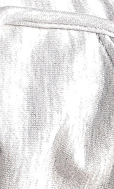
#> input picture testImage/test00.png, 114 x 189 px; its folder holds only this picture in this run
$ python main.py
#> lines starting #> are read from the running program, lines starting #| are printed output that depends on the picture
### bImage.py
class bImage():
    def __init__(self,path,x,y,index):
        self.path=path
        self.x=x
        self.y=y
        #分组id
        self.index=index

### main.py
from bImage import bImage
import PIL.Image as Image
from bImage import bImage
import random
import os
# 合并图片的款高
iWidth = 800
iHeight = 600
savePath = r"C:\Users\lsk\Desktop\bimages"
# 分组标识
indexx = 0
# 图片间隙
clearance = 5


def getImageList(sourcePath):
#> called with sourcePath = './testImage'
    imageList = []
    fileList = os.listdir(sourcePath)
    for file in fileList:
        if(file.lower().endswith(('.bmp',  '.png', '.jpg', '.jpeg'))):
            imgPath = sourcePath+"//"+file
            from_image = Image.open(imgPath)
#> from_image is the input picture: PIL image 114x189 RGB; mean R, G, B 229.5, 227.9, 228
            img = {}
            img["path"] = imgPath
            img["width"] = from_image.size[0]
            img["height"] = from_image.size[1]
            img["intName"] = img['width']*img['height']
            imageList.append(img)
    return imageList

#二叉树横向排列图片并分组
def beeTreeWidth(imageList, bImageList, x, y, indexx, hhh, www):
    for idata in imageList:
        width = idata['width']+clearance
        height = idata['height']+clearance
        x1 = x + width
        y1 = y + height
        if x1 <= www and y1 <= hhh:
            bimg = bImage(idata['path'], x, y, indexx)
            bImageList.append(bimg)
            imageList.remove(idata)
            x2 = x
            y2 = y1
            bImageList = beeTreeWidth(imageList, bImageList,
                                 x2, y2, indexx, hhh, www)
            x3 = x1
            y3 = y
            bImageList = beeTreeWidth(imageList, bImageList,
                                 x3, y3, indexx, y1, www)
            break
    return bImageList


def takeSecond(elem):
    return elem['intName']


def hebingImage(issort=1, imageList1=[], savePath=savePath):
    # 根据图片面积排序
#> called with issort = 1, savePath = './newImage'
    if issort == 1:
        imageList1.sort(key=takeSecond, reverse=True)
    if issort == 0:
        imageList1.sort(key=takeSecond, reverse=False)
    bImageList = []
    global indexx
    while len(imageList1) > 0:
        bImageList = beeTreeWidth(imageList1, bImageList, 0,
                             0, indexx, iHeight, iWidth)
        indexx += 1
#> after the loop, indexx = 1
    bImageListList = {}
    for bimg in bImageList:
        bImageList1 = []
        if bimg.index in bImageListList.keys():
            bImageList1 = bImageListList[bimg.index]
        bImageList1.append(bimg)
        bImageListList[bimg.index] = bImageList1
    print(len(bImageListList))
#| 1

    for index in bImageListList.keys():
        bImageList2 = bImageListList[index]
        to_image = Image.new('RGBA', (iWidth, iHeight))
#> to_image: PIL image 800x600 RGBA; every value is 0
        #  ,random_color())  # 创建一个新图
        for bimg in bImageList2:
            from_image = Image.open(bimg.path).convert("RGBA")
#> from_image: PIL image 114x189 RGBA
            width = from_image.size[0]
#> width = 114
            height = from_image.size[1]
#> height = 189
            from_image1 = Image.new(
                'RGBA', (width, height), random_color())  # 创建一个新图
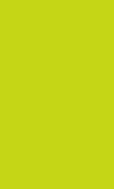
#> from_image1: PIL image 114x189 RGBA; mean R, G, B, A 197, 215, 20, 255
            from_image1.alpha_composite(from_image, (0, 0))
            from_image = from_image1
            to_image.alpha_composite(from_image, (bimg.x, bimg.y))
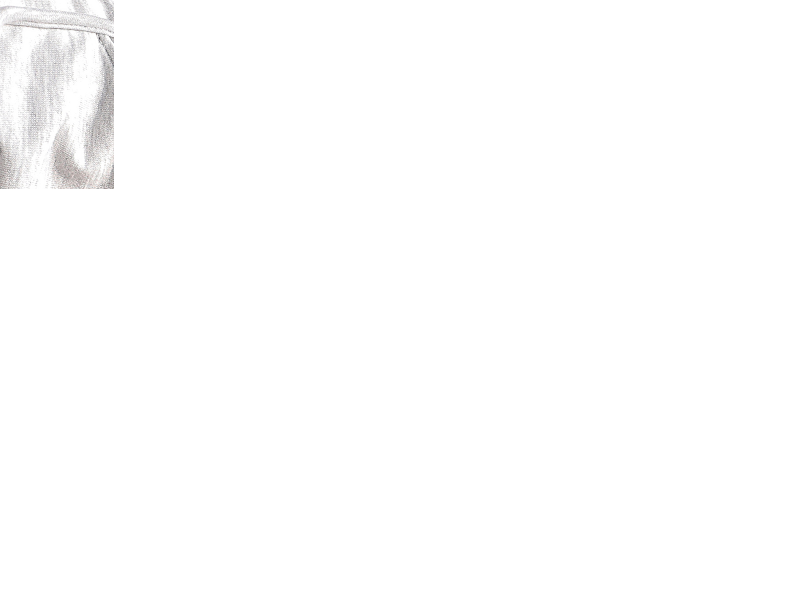
#> to_image: PIL image 800x600 RGBA; mean R, G, B, A 10.3, 10.2, 10.2, 11.4; transparent parts drawn white
        to_image.save(savePath+r"\000" +
                      str(index)+".png")  # 保存新图
    bImageListList.clear()

# 随机颜色值


def random_color():
    return (random.randint(0, 255), random.randint(0, 255), random.randint(0, 255))


if __name__ == '__main__':
    imageList1 = getImageList(r"./testImage")
    hebingImage(issort=1, imageList1=imageList1,
                savePath=r"./newImage")
